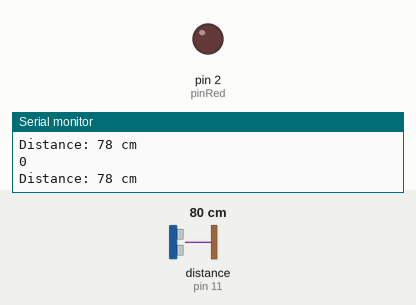
Simulated run of this sketch. Board: Arduino Uno, built with avr-gcc and run on an emulated ATmega328P. On the bench: output pins drawn as LEDs (lit = HIGH), the last lines printed to the serial monitor. Wiring (inferred from the names in the program): ultrasonic range finder: trigger pin 12; echo pin 11. The test bench sets the inputs (shaded band); at power-on: distance to the obstacle (sensor on pin 11) 80 cm. The echo pulse lasts 58.3 µs per cm; pins used as bus, display or sensor lines are not drawn.

Above: at 1.2 s.
1.3 s: distance to the obstacle (sensor on pin 11) set to 34 cm
4.3 s: distance to the obstacle (sensor on pin 11) set to 28 cm
At 4.7 s:
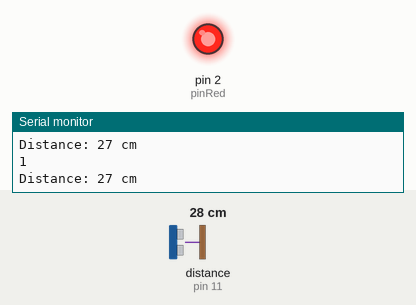
Timing chart, 0 to 7.3 s (numbered marks = the images above; inputs shaded):
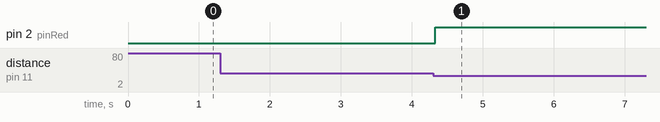

The sketch:

arduinomotionsensor.ino
```cpp
// arduino motion sensor project
// wrote by Mohamed Soliman

#define pinRed 2
#define trigPin  12
#define echoPin  11
long duration;
int distance;
bool isRedOn = false;
unsigned long exiting = 0;
const unsigned long exitDelay = 2000;
int cnt = 0;

enum State { Normal, IN, OUT };
State currentState = Normal;

void setup() {
  pinMode(trigPin, OUTPUT);
  pinMode(echoPin, INPUT);
  pinMode(pinRed, OUTPUT);
  Serial.begin(9600);
}

float maxLenInMicroSec = 100 * 2 / 0.034;

void loop() {
  sendTrig();
  duration = pulseIn(echoPin, HIGH, maxLenInMicroSec);
  distance = duration * 0.034 / 2;
  Serial.print("Distance: ");
  Serial.print(distance);
  Serial.println(" cm");
  Serial.println(cnt);

  switch (currentState) {
    case Normal:
      if (distance >= 10 && distance <= 30 ) {
        exiting = millis();
        redOn();
        currentState = IN;
      }
      else if (distance < 10 || distance > 30) {
        redOff();
      }
      break;

    case IN:
      if (distance < 10 || distance > 30) {
        currentState = OUT;
      }
      break;

    case OUT:
      if (distance >= 10 && distance <= 30) {
        exiting = millis();
        redOn();
        currentState = IN;
      }
      else if (millis() - exiting >= exitDelay) {
        redOff();
        currentState = Normal;
      }
      break;
  }


}

void sendTrig() {
  digitalWrite(trigPin, LOW);
  delayMicroseconds(2);
  digitalWrite(trigPin, HIGH);
  delayMicroseconds(10);
  digitalWrite(trigPin, LOW);
}

void redOn() {
  digitalWrite(pinRed, HIGH);
  if (digitalRead(pinRed) == HIGH) {
    cnt += 1;
  }
  isRedOn = true;
}

void redOff() {
  if (isRedOn && cnt >= 2) {
    digitalWrite(pinRed, LOW);
  }
  isRedOn = false;
}
```

Measured:
- the behaviour switches between 32 and 31 cm on distance to the obstacle (sensor on pin 11) (found by bisection; images 0 and 1)
- after the input at 4.3 s, pin 2 (pinRed): LOW → HIGH at once
